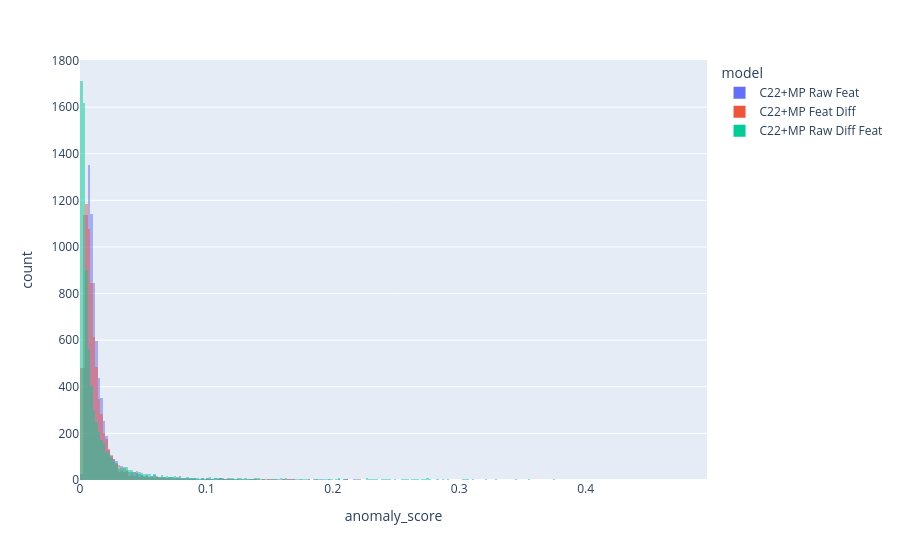

The code cell stored with this chart in its notebook:
### Code cell
scores_long = pd.concat(
    [s.df[["anomaly_score"]].dropna().assign(model=name) for name, s in c22_day_scores.items()],
    ignore_index=True,
)
px.histogram(scores_long, x="anomaly_score", color="model", barmode="overlay", opacity=0.5)

### Figure 1 — Plotly figure (JSON) as saved in the notebook; plotly's stock layout.template omitted (floating-point values rounded to 4 significant figures; data arrays with more than 128 entries replaced by an {"elided": "..."} marker saying what was removed)
{"data": [{"bingroup": "x", "hovertemplate": "model=C22+MP Raw Feat<br>anomaly_score=%{x}<br>count=%{y}<extra></extra>", "legendgroup": "C22+MP Raw Feat", "marker": {"color": "#636efa", "opacity": 0.5, "pattern": {"shape": ""}}, "name": "C22+MP Raw Feat", "orientation": "v", "showlegend": true, "type": "histogram", "x": {"elided": "8000 float values"}, "xaxis": "x", "yaxis": "y"}, {"bingroup": "x", "hovertemplate": "model=C22+MP Feat Diff<br>anomaly_score=%{x}<br>count=%{y}<extra></extra>", "legendgroup": "C22+MP Feat Diff", "marker": {"color": "#EF553B", "opacity": 0.5, "pattern": {"shape": ""}}, "name": "C22+MP Feat Diff", "orientation": "v", "showlegend": true, "type": "histogram", "x": {"elided": "8000 float values"}, "xaxis": "x", "yaxis": "y"}, {"bingroup": "x", "hovertemplate": "model=C22+MP Raw Diff Feat<br>anomaly_score=%{x}<br>count=%{y}<extra></extra>", "legendgroup": "C22+MP Raw Diff Feat", "marker": {"color": "#00cc96", "opacity": 0.5, "pattern": {"shape": ""}}, "name": "C22+MP Raw Diff Feat", "orientation": "v", "showlegend": true, "type": "histogram", "x": {"elided": "8000 float values"}, "xaxis": "x", "yaxis": "y"}], "layout": {"barmode": "overlay", "legend": {"title": {"text": "model"}, "tracegroupgap": 0}, "margin": {"t": 60}, "xaxis": {"anchor": "y", "domain": [0, 1], "title": {"text": "anomaly_score"}}, "yaxis": {"anchor": "x", "domain": [0, 1], "title": {"text": "count"}}}}
